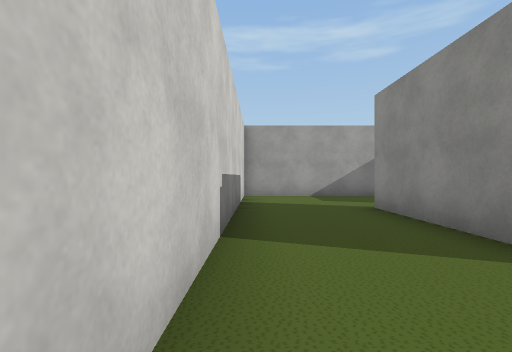
view 1 (above)

24 first-person views from a walk through a 3-D level made in the Unity game engine. The camera is 1.2 m above the floor, looks level and sees 85° across. The floor is counted in squares, 2 m on a side. Each view is taken from the middle of a square. On the plan, view 1 faces up. The plan holds only what a view shows up to about 9 squares ahead; the rest is blank. The place goes on beyond the plan. The player character is not drawn. Some surface patterns are stand-ins.

view 2
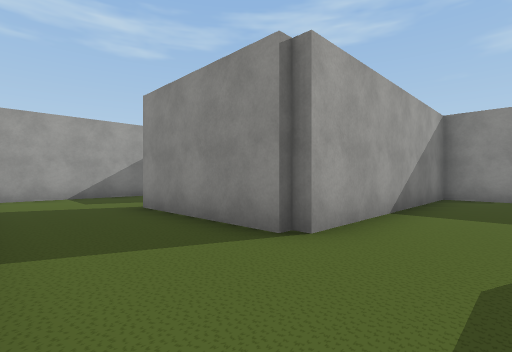

view 3
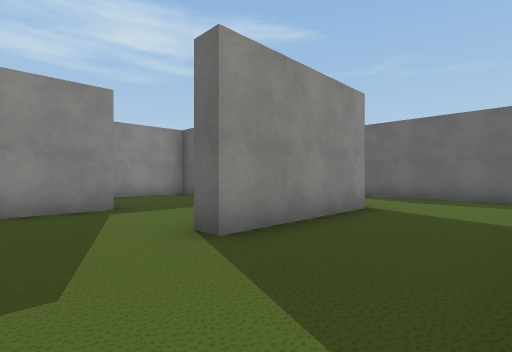

view 4
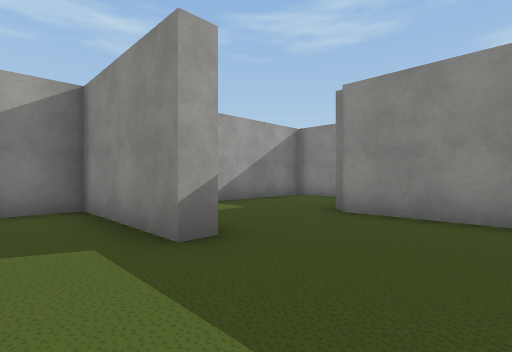

view 5
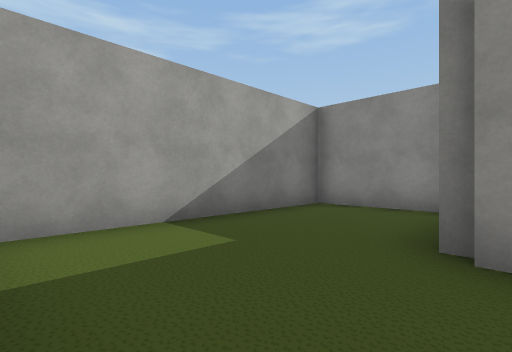

view 6
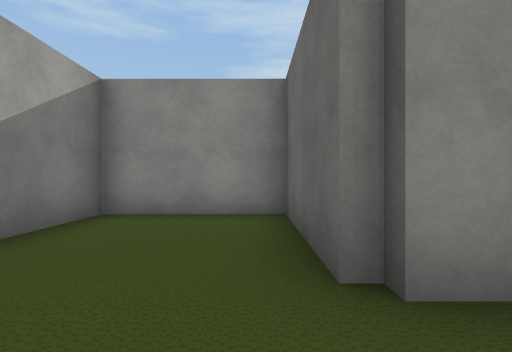

view 7
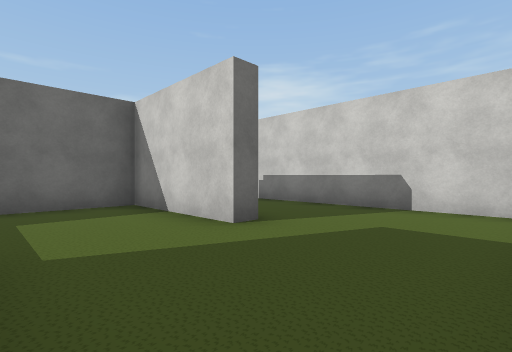

view 8
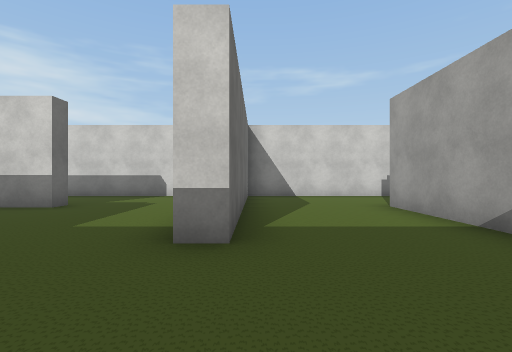

view 9
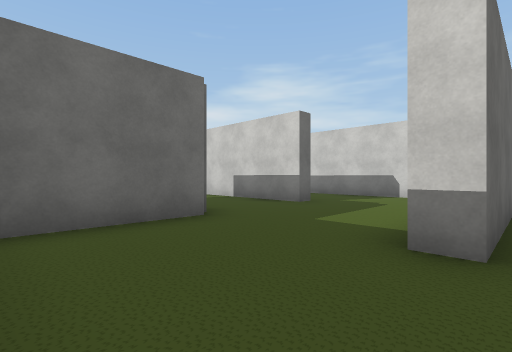

view 10
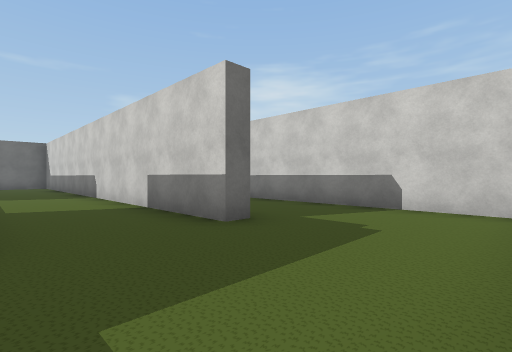

view 11
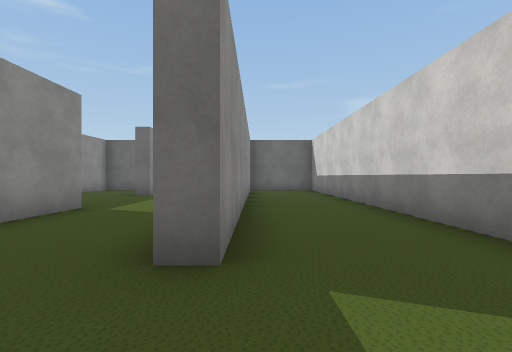

view 12
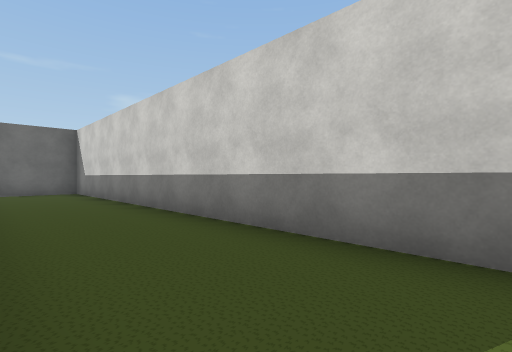

view 13
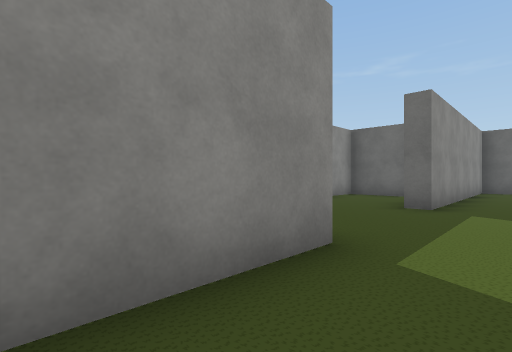

view 14
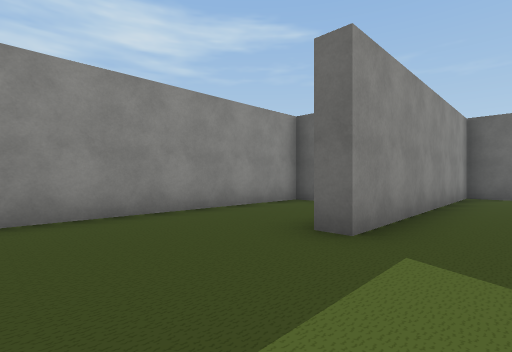

view 15
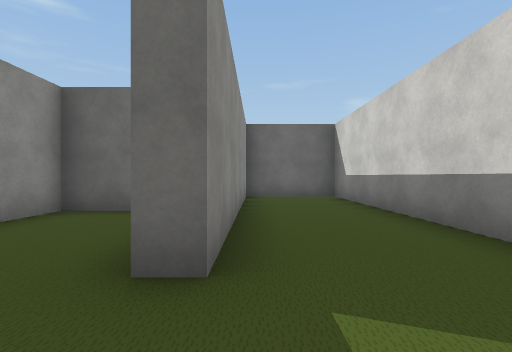

view 16
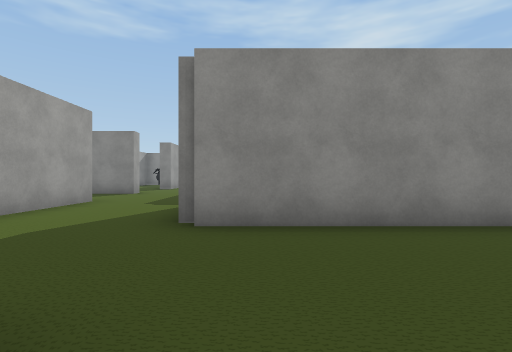

view 17
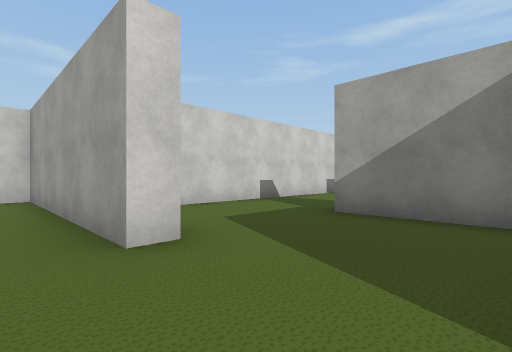

view 18
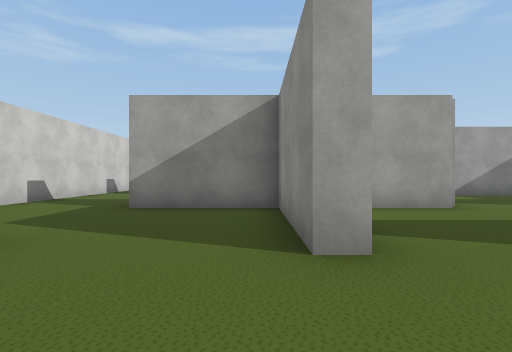

view 19
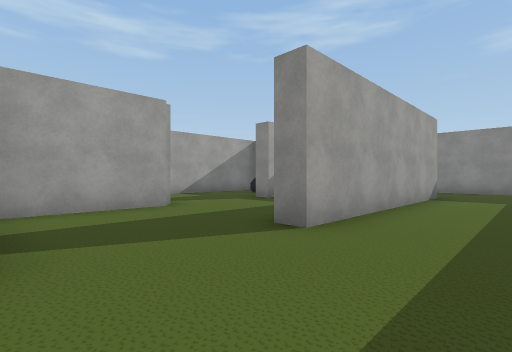

view 20
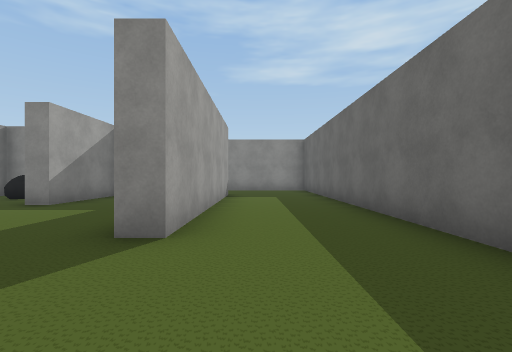

view 21
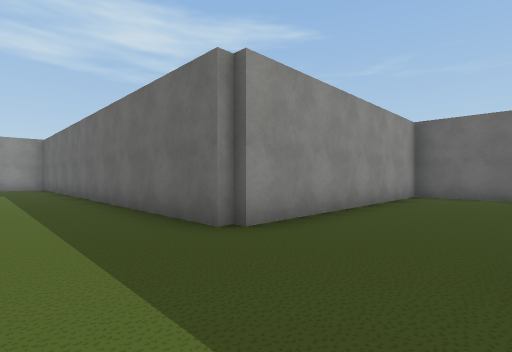

view 22
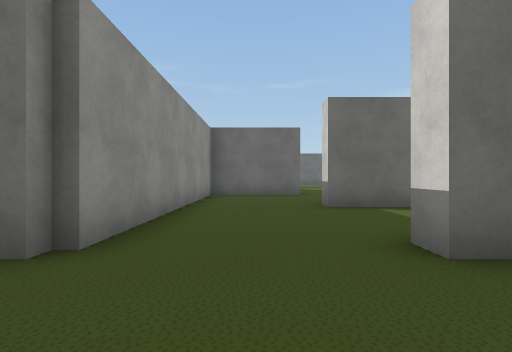

view 23
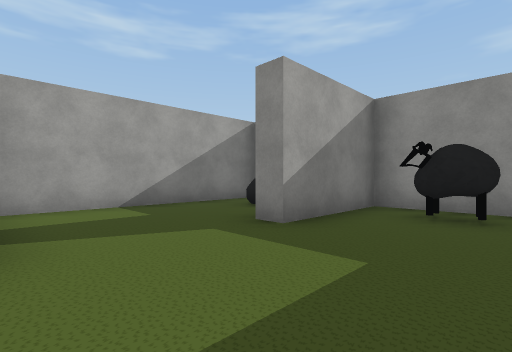

view 24
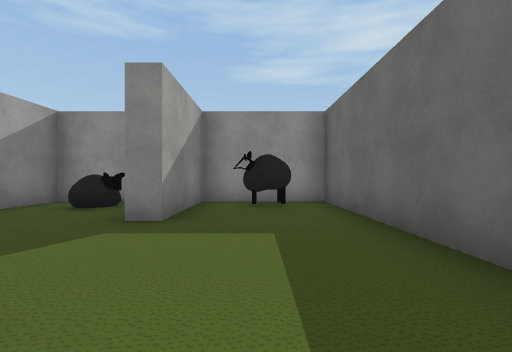

### Floor plan
Points are (right, up) in squares from view 1. A wall is a line through its corners. A room is listed if a view was taken in it or the views show most of it. See-through windows are left out.
Room 1 (views 1, 2, 3, 4, 5, 6, 7)
walls: (5.8, 5.3) (5.3, 5.3) (5.3, 8.5); (2.2, 1.6) (2.2, 5.3) (2.7, 5.3) (2.7, 2.2) (4.8, 2.2); (8.3, 2) (8.3, 5.5) (11.4, 5.5) (11.4, 8.4) (-0.4, 8.4) (-0.4, -1); (0.2, -1.2) (1.4, -1.2)
ways out: opening at (2, 0.5) to room 2
Room 2 (views 8, 9, 10, 11, 12, 13, 14, 15, 16)
walls: (5.3, -8.4) (5.3, -6); (5.5, -4.6) (7.9, -4.6); (2.2, -11.8) (2.2, -4.9) (2.7, -4.9) (2.7, -18.2) (5.3, -18.2) (5.3, -11.6) (5.8, -11.6); (1.4, -1.2) (5.5, -1.2) (5.5, -1.8); (-0.4, -1) (-0.4, -14.4); (6.6, -14.8) (8.3, -14.8) (8.3, -8.2); (8.3, 0.2) (8.3, 2); (0, -14.8) (1.6, -14.8); (8.2, 1.6) (2.2, 1.6)
ways out: opening at (2, 0.5) to room 1; opening at (7.5, -8) to room 3
Room 3 (views 17, 18, 19, 20, 21, 22, 23, 24)
walls: (15, -4.9) (14.4, -4.9) (14.4, -1.8); (18.8, -4.6) (23.6, -4.6) (23.6, -1.7) (20.8, -1.7); (11.6, -4.6) (11.6, -5.1) (5.7, -5.1) (5.7, -5.8); (17.8, -1.7) (11.5, -1.7); (11.1, -8) (11.6, -8) (11.6, -8.6); (23.9, -5.1) (17.7, -5.1) (17.7, -4.6); (10, -11.4) (11.6, -11.4) (11.6, -11.9); (8.8, -1.5) (8.8, -3); (11.5, -14.8) (14.4, -14.8) (14.4, -8) (24, -8)
ways out: opening at (7.5, -8) to room 2; opening at (19.5, -1) to room 4; opening at (10.5, -15); opening at (10.5, -1)
objects: other object (23, -3)
Room 4 (no view inside)
walls: (20.8, -1.7) (20.8, -1.1); (23.6, 0) (23.6, 1.6) (18.2, 1.6)
ways out: opening at (19.5, -1) to room 3
objects: other object (22, 0)

Positions as (right, up) in squares from view 1, and headings:
1: (0, 0), facing up
2: (0, 0), facing up-right
3: (0, 7), facing down-right
4: (4, 3), facing up-right
5: (6, 5), facing up-right
6: (7, 6), facing right
7: (5, 8), facing down-left
8: (8, -1), facing left
9: (8, -1), facing down-left
10: (5, -2), facing down-left
11: (2, -3), facing down
12: (2, -4), facing down-left
13: (4, -6), facing down-right
14: (4, -9), facing down-right
15: (5, -10), facing down
16: (5, -9), facing right
17: (14, -6), facing up-left
18: (14, -7), facing up
19: (15, -7), facing up-right
20: (15, -6), facing right
21: (12, -6), facing down-right
22: (13, -6), facing down
23: (18, -4), facing up-right
24: (17, -3), facing right
